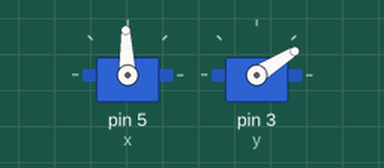
Bench run of a sketch on a simulated Arduino Uno, built with avr-gcc and run on an emulated ATmega328P. Parts: 2 × servo.

Above: at 1.5 s.
Timing chart, 0 to 3.0 s (numbered marks = the images above):
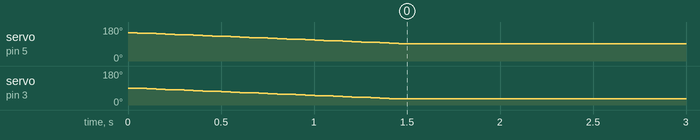

The sketch:

cpu.ino
```cpp
#include <Servo.h>
Servo x;
Servo y;
int q;
void setup() {
x.attach(5);
y.attach(3);
circle();
}

void loop() {

}

void circle(){
  for (int i=150; i>90;i-=2){
      y.write(i-60);
      x.write(i);
     delay(50);

    }

    //delay(50);


}
```
